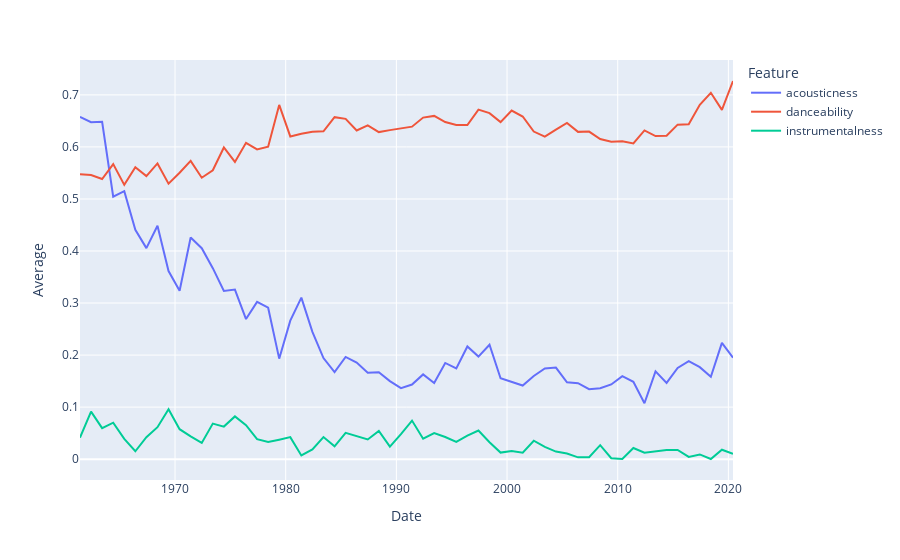

Here is the notebook cell this chart was saved with:
### Code cell
fig = px.line(average_features_df, x="Date", y="Average", color="Feature")
fig.show()
